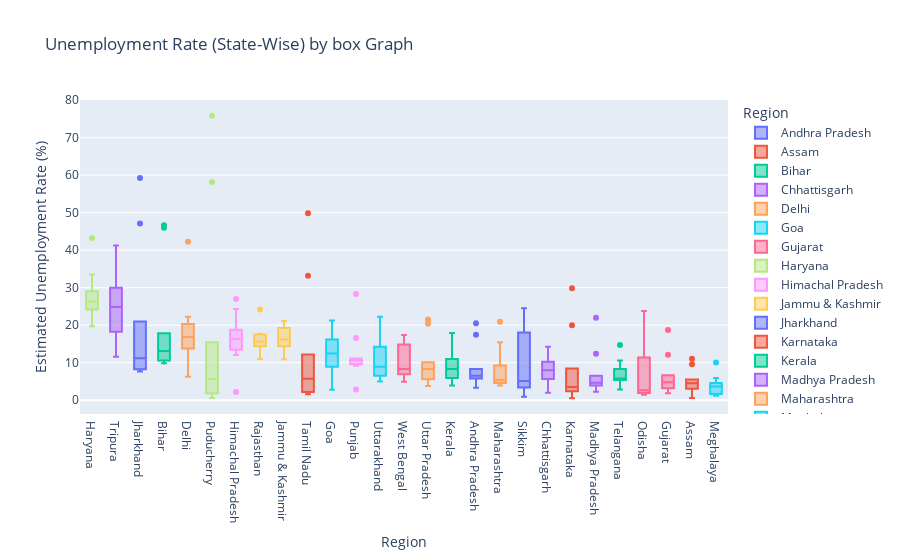

Here is the notebook cell this chart was saved with:
### Code cell
fg=px.box(df,x='Region',y=' Estimated Unemployment Rate (%)',color='Region',
          title='Unemployment Rate (State-Wise) by box Graph',template='plotly')
fg.update_layout(xaxis={'categoryorder':'total descending'})
fg.show()

### Figure 1 — Plotly figure (JSON) as saved in the notebook; plotly's stock layout.template omitted (floating-point values rounded to 4 significant figures)
{"data": [{"alignmentgroup": "True", "hovertemplate": "Region=%{x}<br> Estimated Unemployment Rate (%)=%{y}<extra></extra>", "legendgroup": "Andhra Pradesh", "marker": {"color": "#636efa"}, "name": "Andhra Pradesh", "notched": false, "offsetgroup": "Andhra Pradesh", "orientation": "v", "showlegend": true, "type": "box", "x": ["Andhra Pradesh", "Andhra Pradesh", "Andhra Pradesh", "Andhra Pradesh", "Andhra Pradesh", "Andhra Pradesh", "Andhra Pradesh", "Andhra Pradesh", "Andhra Pradesh", "Andhra Pradesh"], "x0": " ", "xaxis": "x", "y": [5.48, 5.83, 5.79, 20.51, 17.43, 3.31, 8.34, 6.96, 6.4, 6.59], "y0": " ", "yaxis": "y"}, {"alignmentgroup": "True", "hovertemplate": "Region=%{x}<br> Estimated Unemployment Rate (%)=%{y}<extra></extra>", "legendgroup": "Assam", "marker": {"color": "#EF553B"}, "name": "Assam", "notched": false, "offsetgroup": "Assam", "orientation": "v", "showlegend": true, "type": "box", "x": ["Assam", "Assam", "Assam", "Assam", "Assam", "Assam", "Assam", "Assam", "Assam", "Assam"], "x0": " ", "xaxis": "x", "y": [4.66, 4.41, 4.77, 11.06, 9.55, 0.6, 3.77, 5.53, 1.19, 3.02], "y0": " ", "yaxis": "y"}, {"alignmentgroup": "True", "hovertemplate": "Region=%{x}<br> Estimated Unemployment Rate (%)=%{y}<extra></extra>", "legendgroup": "Bihar", "marker": {"color": "#00cc96"}, "name": "Bihar", "notched": false, "offsetgroup": "Bihar", "orientation": "v", "showlegend": true, "type": "box", "x": ["Bihar", "Bihar", "Bihar", "Bihar", "Bihar", "Bihar", "Bihar", "Bihar", "Bihar", "Bihar"], "x0": " ", "xaxis": "x", "y": [10.61, 10.29, 15.43, 46.64, 45.96, 17.82, 12.79, 13.44, 11.91, 9.82], "y0": " ", "yaxis": "y"}, {"alignmentgroup": "True", "hovertemplate": "Region=%{x}<br> Estimated Unemployment Rate (%)=%{y}<extra></extra>", "legendgroup": "Chhattisgarh", "marker": {"color": "#ab63fa"}, "name": "Chhattisgarh", "notched": false, "offsetgroup": "Chhattisgarh", "orientation": "v", "showlegend": true, "type": "box", "x": ["Chhattisgarh", "Chhattisgarh", "Chhattisgarh", "Chhattisgarh", "Chhattisgarh", "Chhattisgarh", "Chhattisgarh", "Chhattisgarh", "Chhattisgarh", "Chhattisgarh"], "x0": " ", "xaxis": "x", "y": [9.65, 8.38, 7.54, 3.41, 10.5, 14.23, 10.27, 5.63, 1.96, 6.62], "y0": " ", "yaxis": "y"}, {"alignmentgroup": "True", "hovertemplate": "Region=%{x}<br> Estimated Unemployment Rate (%)=%{y}<extra></extra>", "legendgroup": "Delhi", "marker": {"color": "#FFA15A"}, "name": "Delhi", "notched": false, "offsetgroup": "Delhi", "orientation": "v", "showlegend": true, "type": "box", "x": ["Delhi", "Delhi", "Delhi", "Delhi", "Delhi", "Delhi", "Delhi", "Delhi", "Delhi", "Delhi"], "x0": " ", "xaxis": "x", "y": [22.23, 14.84, 17.04, 16.68, 42.27, 18.19, 20.3, 13.79, 12.53, 6.27], "y0": " ", "yaxis": "y"}, {"alignmentgroup": "True", "hovertemplate": "Region=%{x}<br> Estimated Unemployment Rate (%)=%{y}<extra></extra>", "legendgroup": "Goa", "marker": {"color": "#19d3f3"}, "name": "Goa", "notched": false, "offsetgroup": "Goa", "orientation": "v", "showlegend": true, "type": "box", "x": ["Goa", "Goa", "Goa", "Goa", "Goa", "Goa", "Goa", "Goa", "Goa", "Goa"], "x0": " ", "xaxis": "x", "y": [8.89, 2.81, 5.25, 13.31, 21.25, 9.96, 17.07, 16.21, 15.38, 11.54], "y0": " ", "yaxis": "y"}, {"alignmentgroup": "True", "hovertemplate": "Region=%{x}<br> Estimated Unemployment Rate (%)=%{y}<extra></extra>", "legendgroup": "Gujarat", "marker": {"color": "#FF6692"}, "name": "Gujarat", "notched": false, "offsetgroup": "Gujarat", "orientation": "v", "showlegend": true, "type": "box", "x": ["Gujarat", "Gujarat", "Gujarat", "Gujarat", "Gujarat", "Gujarat", "Gujarat", "Gujarat", "Gujarat", "Gujarat"], "x0": " ", "xaxis": "x", "y": [5.54, 6.38, 6.66, 18.71, 12.11, 3.2, 1.84, 1.87, 3.42, 4.03], "y0": " ", "yaxis": "y"}, {"alignmentgroup": "True", "hovertemplate": "Region=%{x}<br> Estimated Unemployment Rate (%)=%{y}<extra></extra>", "legendgroup": "Haryana", "marker": {"color": "#B6E880"}, "name": "Haryana", "notched": false, "offsetgroup": "Haryana", "orientation": "v", "showlegend": true, "type": "box", "x": ["Haryana", "Haryana", "Haryana", "Haryana", "Haryana", "Haryana", "Haryana", "Haryana", "Haryana", "Haryana"], "x0": " ", "xaxis": "x", "y": [20.34, 25.77, 25.05, 43.22, 29.02, 26.7, 24.18, 33.5, 19.68, 27.31], "y0": " ", "yaxis": "y"}, {"alignmentgroup": "True", "hovertemplate": "Region=%{x}<br> Estimated Unemployment Rate (%)=%{y}<extra></extra>", "legendgroup": "Himachal Pradesh", "marker": {"color": "#FF97FF"}, "name": "Himachal Pradesh", "notched": false, "offsetgroup": "Himachal Pradesh", "orientation": "v", "showlegend": true, "type": "box", "x": ["Himachal Pradesh", "Himachal Pradesh", "Himachal Pradesh", "Himachal Pradesh", "Himachal Pradesh", "Himachal Pradesh", "Himachal Pradesh", "Himachal Pradesh", "Himachal Pradesh", "Himachal Pradesh"], "x0": " ", "xaxis": "x", "y": [16.83, 16.84, 18.76, 2.2, 26.95, 13.47, 24.31, 15.79, 12.04, 13.46], "y0": " ", "yaxis": "y"}, {"alignmentgroup": "True", "hovertemplate": "Region=%{x}<br> Estimated Unemployment Rate (%)=%{y}<extra></extra>", "legendgroup": "Jammu & Kashmir", "marker": {"color": "#FECB52"}, "name": "Jammu & Kashmir", "notched": false, "offsetgroup": "Jammu & Kashmir", "orientation": "v", "showlegend": true, "type": "box", "x": ["Jammu & Kashmir", "Jammu & Kashmir", "Jammu & Kashmir", "Jammu & Kashmir", "Jammu & Kashmir", "Jammu & Kashmir", "Jammu & Kashmir", "Jammu & Kashmir", "Jammu & Kashmir"], "x0": " ", "xaxis": "x", "y": [21.08, 20.78, 15.5, 18.74, 17.92, 10.88, 11.09, 16.17, 16.14], "y0": " ", "yaxis": "y"}, {"alignmentgroup": "True", "hovertemplate": "Region=%{x}<br> Estimated Unemployment Rate (%)=%{y}<extra></extra>", "legendgroup": "Jharkhand", "marker": {"color": "#636efa"}, "name": "Jharkhand", "notched": false, "offsetgroup": "Jharkhand", "orientation": "v", "showlegend": true, "type": "box", "x": ["Jharkhand", "Jharkhand", "Jharkhand", "Jharkhand", "Jharkhand", "Jharkhand", "Jharkhand", "Jharkhand", "Jharkhand", "Jharkhand"], "x0": " ", "xaxis": "x", "y": [10.61, 11.85, 8.23, 47.09, 59.23, 20.95, 7.63, 9.76, 8.24, 11.8], "y0": " ", "yaxis": "y"}, {"alignmentgroup": "True", "hovertemplate": "Region=%{x}<br> Estimated Unemployment Rate (%)=%{y}<extra></extra>", "legendgroup": "Karnataka", "marker": {"color": "#EF553B"}, "name": "Karnataka", "notched": false, "offsetgroup": "Karnataka", "orientation": "v", "showlegend": true, "type": "box", "x": ["Karnataka", "Karnataka", "Karnataka", "Karnataka", "Karnataka", "Karnataka", "Karnataka", "Karnataka", "Karnataka", "Karnataka"], "x0": " ", "xaxis": "x", "y": [2.86, 3.61, 3.46, 29.84, 19.97, 8.44, 4.01, 0.5, 2.41, 1.58], "y0": " ", "yaxis": "y"}, {"alignmentgroup": "True", "hovertemplate": "Region=%{x}<br> Estimated Unemployment Rate (%)=%{y}<extra></extra>", "legendgroup": "Kerala", "marker": {"color": "#00cc96"}, "name": "Kerala", "notched": false, "offsetgroup": "Kerala", "orientation": "v", "showlegend": true, "type": "box", "x": ["Kerala", "Kerala", "Kerala", "Kerala", "Kerala", "Kerala", "Kerala", "Kerala", "Kerala", "Kerala"], "x0": " ", "xaxis": "x", "y": [5.31, 7.6, 8.99, 16.99, 17.88, 9.71, 7.09, 10.98, 5.91, 3.88], "y0": " ", "yaxis": "y"}, {"alignmentgroup": "True", "hovertemplate": "Region=%{x}<br> Estimated Unemployment Rate (%)=%{y}<extra></extra>", "legendgroup": "Madhya Pradesh", "marker": {"color": "#ab63fa"}, "name": "Madhya Pradesh", "notched": false, "offsetgroup": "Madhya Pradesh", "orientation": "v", "showlegend": true, "type": "box", "x": ["Madhya Pradesh", "Madhya Pradesh", "Madhya Pradesh", "Madhya Pradesh", "Madhya Pradesh", "Madhya Pradesh", "Madhya Pradesh", "Madhya Pradesh", "Madhya Pradesh", "Madhya Pradesh"], "x0": " ", "xaxis": "x", "y": [4.11, 4.57, 2.22, 12.36, 21.98, 6.48, 5.08, 4.7, 3.91, 3.13], "y0": " ", "yaxis": "y"}, {"alignmentgroup": "True", "hovertemplate": "Region=%{x}<br> Estimated Unemployment Rate (%)=%{y}<extra></extra>", "legendgroup": "Maharashtra", "marker": {"color": "#FFA15A"}, "name": "Maharashtra", "notched": false, "offsetgroup": "Maharashtra", "orientation": "v", "showlegend": true, "type": "box", "x": ["Maharashtra", "Maharashtra", "Maharashtra", "Maharashtra", "Maharashtra", "Maharashtra", "Maharashtra", "Maharashtra", "Maharashtra", "Maharashtra"], "x0": " ", "xaxis": "x", "y": [4.95, 4.69, 5.79, 20.9, 15.46, 9.23, 3.89, 6.23, 4.55, 4.1], "y0": " ", "yaxis": "y"}, {"alignmentgroup": "True", "hovertemplate": "Region=%{x}<br> Estimated Unemployment Rate (%)=%{y}<extra></extra>", "legendgroup": "Meghalaya", "marker": {"color": "#19d3f3"}, "name": "Meghalaya", "notched": false, "offsetgroup": "Meghalaya", "orientation": "v", "showlegend": true, "type": "box", "x": ["Meghalaya", "Meghalaya", "Meghalaya", "Meghalaya", "Meghalaya", "Meghalaya", "Meghalaya", "Meghalaya", "Meghalaya", "Meghalaya"], "x0": " ", "xaxis": "x", "y": [1.66, 3.59, 1.58, 10.03, 5.92, 1.15, 2.1, 3.74, 4.29, 4.6], "y0": " ", "yaxis": "y"}, {"alignmentgroup": "True", "hovertemplate": "Region=%{x}<br> Estimated Unemployment Rate (%)=%{y}<extra></extra>", "legendgroup": "Odisha", "marker": {"color": "#FF6692"}, "name": "Odisha", "notched": false, "offsetgroup": "Odisha", "orientation": "v", "showlegend": true, "type": "box", "x": ["Odisha", "Odisha", "Odisha", "Odisha", "Odisha", "Odisha", "Odisha", "Odisha", "Odisha", "Odisha"], "x0": " ", "xaxis": "x", "y": [1.9, 3.12, 13.08, 23.76, 11.41, 3.77, 1.88, 1.42, 2.1, 2.18], "y0": " ", "yaxis": "y"}, {"alignmentgroup": "True", "hovertemplate": "Region=%{x}<br> Estimated Unemployment Rate (%)=%{y}<extra></extra>", "legendgroup": "Puducherry", "marker": {"color": "#B6E880"}, "name": "Puducherry", "notched": false, "offsetgroup": "Puducherry", "orientation": "v", "showlegend": true, "type": "box", "x": ["Puducherry", "Puducherry", "Puducherry", "Puducherry", "Puducherry", "Puducherry", "Puducherry", "Puducherry", "Puducherry", "Puducherry"], "x0": " ", "xaxis": "x", "y": [0.58, 1.76, 1.2, 75.85, 58.19, 4.24, 15.47, 5.05, 10.9, 6.18], "y0": " ", "yaxis": "y"}, {"alignmentgroup": "True", "hovertemplate": "Region=%{x}<br> Estimated Unemployment Rate (%)=%{y}<extra></extra>", "legendgroup": "Punjab", "marker": {"color": "#FF97FF"}, "name": "Punjab", "notched": false, "offsetgroup": "Punjab", "orientation": "v", "showlegend": true, "type": "box", "x": ["Punjab", "Punjab", "Punjab", "Punjab", "Punjab", "Punjab", "Punjab", "Punjab", "Punjab", "Punjab"], "x0": " ", "xaxis": "x", "y": [11.11, 10.97, 10.32, 2.86, 28.33, 16.55, 9.19, 10.99, 9.61, 9.88], "y0": " ", "yaxis": "y"}, {"alignmentgroup": "True", "hovertemplate": "Region=%{x}<br> Estimated Unemployment Rate (%)=%{y}<extra></extra>", "legendgroup": "Rajasthan", "marker": {"color": "#FECB52"}, "name": "Rajasthan", "notched": false, "offsetgroup": "Rajasthan", "orientation": "v", "showlegend": true, "type": "box", "x": ["Rajasthan", "Rajasthan", "Rajasthan", "Rajasthan", "Rajasthan", "Rajasthan", "Rajasthan", "Rajasthan", "Rajasthan", "Rajasthan"], "x0": " ", "xaxis": "x", "y": [10.97, 15.16, 11.9, 17.7, 15.74, 14.39, 15.81, 17.51, 15.35, 24.15], "y0": " ", "yaxis": "y"}, {"alignmentgroup": "True", "hovertemplate": "Region=%{x}<br> Estimated Unemployment Rate (%)=%{y}<extra></extra>", "legendgroup": "Sikkim", "marker": {"color": "#636efa"}, "name": "Sikkim", "notched": false, "offsetgroup": "Sikkim", "orientation": "v", "showlegend": true, "type": "box", "x": ["Sikkim", "Sikkim", "Sikkim", "Sikkim", "Sikkim", "Sikkim", "Sikkim", "Sikkim"], "x0": " ", "xaxis": "x", "y": [23.57, 2.28, 24.51, 4.46, 4.45, 12.49, 5.7, 0.88], "y0": " ", "yaxis": "y"}, {"alignmentgroup": "True", "hovertemplate": "Region=%{x}<br> Estimated Unemployment Rate (%)=%{y}<extra></extra>", "legendgroup": "Tamil Nadu", "marker": {"color": "#EF553B"}, "name": "Tamil Nadu", "notched": false, "offsetgroup": "Tamil Nadu", "orientation": "v", "showlegend": true, "type": "box", "x": ["Tamil Nadu", "Tamil Nadu", "Tamil Nadu", "Tamil Nadu", "Tamil Nadu", "Tamil Nadu", "Tamil Nadu", "Tamil Nadu", "Tamil Nadu", "Tamil Nadu"], "x0": " ", "xaxis": "x", "y": [1.57, 2.09, 6.4, 49.83, 33.16, 12.2, 6.81, 2.65, 5, 2.16], "y0": " ", "yaxis": "y"}, {"alignmentgroup": "True", "hovertemplate": "Region=%{x}<br> Estimated Unemployment Rate (%)=%{y}<extra></extra>", "legendgroup": "Telangana", "marker": {"color": "#00cc96"}, "name": "Telangana", "notched": false, "offsetgroup": "Telangana", "orientation": "v", "showlegend": true, "type": "box", "x": ["Telangana", "Telangana", "Telangana", "Telangana", "Telangana", "Telangana", "Telangana", "Telangana", "Telangana", "Telangana"], "x0": " ", "xaxis": "x", "y": [5.49, 8.29, 5.77, 6.25, 14.7, 10.55, 5.36, 5.79, 3.27, 2.86], "y0": " ", "yaxis": "y"}, {"alignmentgroup": "True", "hovertemplate": "Region=%{x}<br> Estimated Unemployment Rate (%)=%{y}<extra></extra>", "legendgroup": "Tripura", "marker": {"color": "#ab63fa"}, "name": "Tripura", "notched": false, "offsetgroup": "Tripura", "orientation": "v", "showlegend": true, "type": "box", "x": ["Tripura", "Tripura", "Tripura", "Tripura", "Tripura", "Tripura", "Tripura", "Tripura", "Tripura", "Tripura"], "x0": " ", "xaxis": "x", "y": [32.67, 28.4, 29.95, 41.23, 21.51, 21.71, 18.24, 27.92, 17.35, 11.57], "y0": " ", "yaxis": "y"}, {"alignmentgroup": "True", "hovertemplate": "Region=%{x}<br> Estimated Unemployment Rate (%)=%{y}<extra></extra>", "legendgroup": "Uttar Pradesh", "marker": {"color": "#FFA15A"}, "name": "Uttar Pradesh", "notched": false, "offsetgroup": "Uttar Pradesh", "orientation": "v", "showlegend": true, "type": "box", "x": ["Uttar Pradesh", "Uttar Pradesh", "Uttar Pradesh", "Uttar Pradesh", "Uttar Pradesh", "Uttar Pradesh", "Uttar Pradesh", "Uttar Pradesh", "Uttar Pradesh", "Uttar Pradesh"], "x0": " ", "xaxis": "x", "y": [7.58, 8.98, 10.11, 21.54, 20.41, 9.47, 5.56, 5.79, 4.18, 3.75], "y0": " ", "yaxis": "y"}, {"alignmentgroup": "True", "hovertemplate": "Region=%{x}<br> Estimated Unemployment Rate (%)=%{y}<extra></extra>", "legendgroup": "Uttarakhand", "marker": {"color": "#19d3f3"}, "name": "Uttarakhand", "notched": false, "offsetgroup": "Uttarakhand", "orientation": "v", "showlegend": true, "type": "box", "x": ["Uttarakhand", "Uttarakhand", "Uttarakhand", "Uttarakhand", "Uttarakhand", "Uttarakhand", "Uttarakhand", "Uttarakhand", "Uttarakhand", "Uttarakhand"], "x0": " ", "xaxis": "x", "y": [5.49, 4.99, 19.85, 6.48, 8.01, 8.61, 12.38, 14.26, 22.26, 9.23], "y0": " ", "yaxis": "y"}, {"alignmentgroup": "True", "hovertemplate": "Region=%{x}<br> Estimated Unemployment Rate (%)=%{y}<extra></extra>", "legendgroup": "West Bengal", "marker": {"color": "#FF6692"}, "name": "West Bengal", "notched": false, "offsetgroup": "West Bengal", "orientation": "v", "showlegend": true, "type": "box", "x": ["West Bengal", "West Bengal", "West Bengal", "West Bengal", "West Bengal", "West Bengal", "West Bengal", "West Bengal", "West Bengal", "West Bengal"], "x0": " ", "xaxis": "x", "y": [6.94, 4.92, 6.92, 17.41, 17.41, 7.29, 6.83, 14.87, 9.35, 9.98], "y0": " ", "yaxis": "y"}], "layout": {"boxmode": "overlay", "legend": {"title": {"text": "Region"}, "tracegroupgap": 0}, "title": {"text": "Unemployment Rate (State-Wise) by box Graph"}, "xaxis": {"anchor": "y", "categoryarray": ["Andhra Pradesh", "Assam", "Bihar", "Chhattisgarh", "Delhi", "Goa", "Gujarat", "Haryana", "Himachal Pradesh", "Jammu & Kashmir", "Jharkhand", "Karnataka", "Kerala", "Madhya Pradesh", "Maharashtra", "Meghalaya", "Odisha", "Puducherry", "Punjab", "Rajasthan", "Sikkim", "Tamil Nadu", "Telangana", "Tripura", "Uttar Pradesh", "Uttarakhand", "West Bengal"], "categoryorder": "total descending", "domain": [0, 1], "title": {"text": "Region"}}, "yaxis": {"anchor": "x", "domain": [0, 1], "title": {"text": " Estimated Unemployment Rate (%)"}}}}
